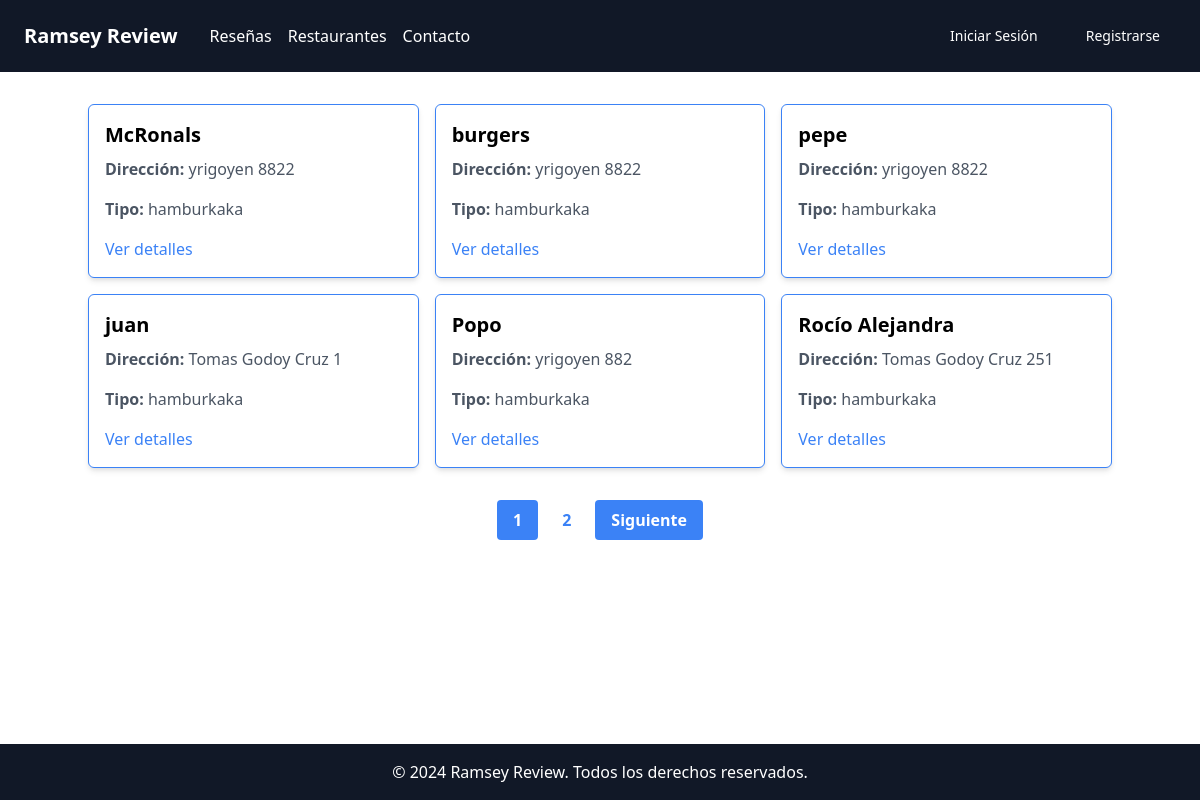
Before: /restaurantes/ with the older database file.
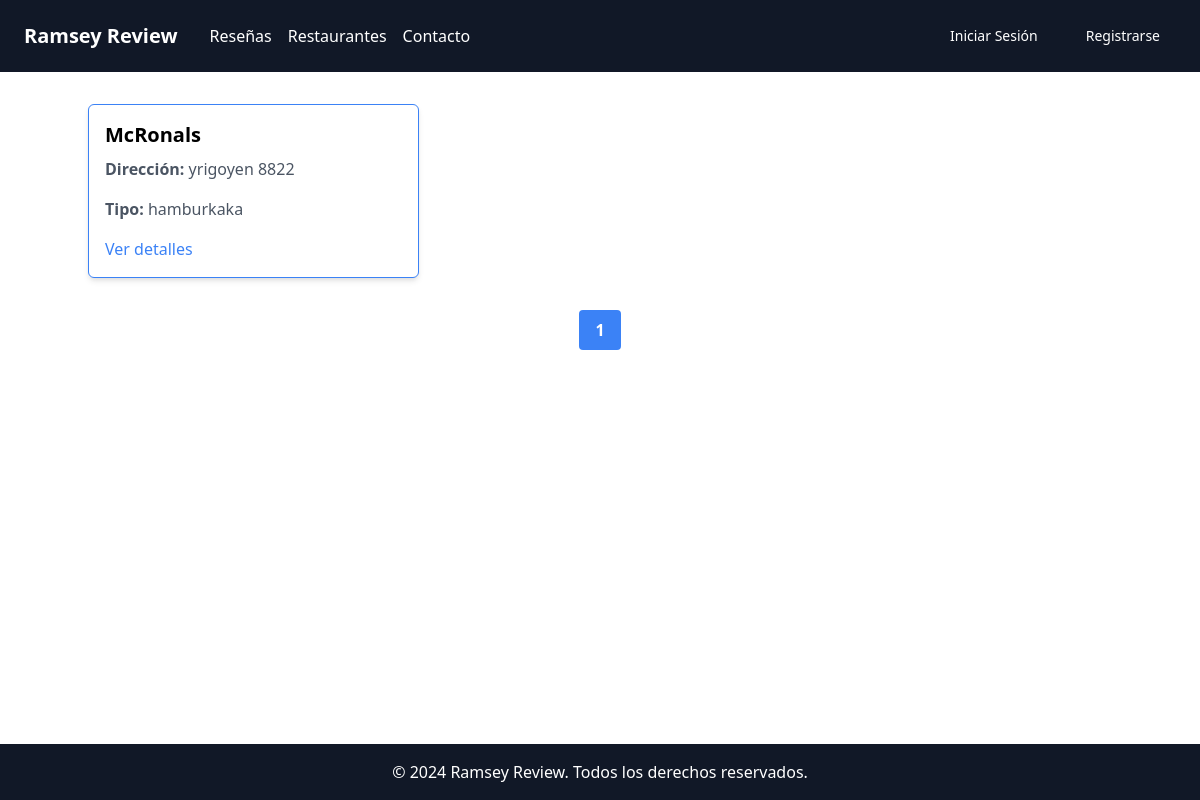
After: the same page with the newer database file.
### apps/Restaurantes/models.py (models this page shows, shortened)
class Restaurante(models.Model):
    nombre = models.CharField(max_length=100)
    direccion = models.CharField(max_length=100)
    horario = models.CharField(max_length=100)
    tipo = models.CharField(max_length=50)

### apps/Restaurantes/views.py (the view)
# urls.py: path('',ListViewRestaurante.as_view(), name='list_restaurante'),
class ListViewRestaurante(ListView):
    model = Restaurante
    template_name = 'list_restaurante.html'
    paginate_by = 6

### apps/Restaurantes/templates/list_restaurante.html (shortened to what this page needs)
{% extends 'base.html' %}
{% block content %}
<div class="container mx-auto mt-8 flex-grow flex flex-col">
    <div class="grid grid-cols-1 sm:grid-cols-2 md:grid-cols-3 gap-4 mb-8">
        {% for restaurante in object_list %}
        <div class="bg-white shadow-md rounded-md overflow-hidden border border-blue-500 p-4">
            <h2 class="text-xl font-bold mb-2">{{ restaurante.nombre }}</h2>
            <p class="text-gray-600 mb-4"><strong>Dirección:</strong> {{ restaurante.direccion }}</p>
            <p class="text-gray-600 mb-4"><strong>Tipo:</strong> {{ restaurante.tipo }}</p>
            <a href="{% url 'detail_restaurante' restaurante.pk %}" class="text-blue-500 hover:underline">Ver detalles</a>
        </div>
        {% endfor %}
    </div>
    <div class="mt-auto">
        <div class="flex justify-center pb-8">
            <div class="flex items-center space-x-2">
                {% for num in page_obj.paginator.page_range %}
                    {% if num == page_obj.number %}
                        <span class="bg-blue-500 text-white font-bold py-2 px-4 rounded">{{ num }}</span>
                    {% elif num > page_obj.number|add:'-2' and num < page_obj.number|add:'2' %}
                        <a href="?page={{ num }}" class="bg-white hover:bg-blue-500 hover:text-white text-blue-500 font-bold py-2 px-4 rounded">{{ num }}</a>
                    {% elif num == 1 %}
                        <a href="?page={{ num }}" class="bg-white hover:bg-blue-500 hover:text-white text-blue-500 font-bold py-2 px-4 rounded">{{ num }}</a>
                        {% if page_obj.number > 4 %}
                            <span class="font-bold py-2 px-4">...</span>
                        {% endif %}
                    {% elif num == page_obj.paginator.num_pages %}
                        {% if page_obj.number < page_obj.paginator.num_pages|add:'-3' %}
                            <span class="font-bold py-2 px-4">...</span>
                        {% endif %}
                        <a href="?page={{ num }}" class="bg-white hover:bg-blue-500 hover:text-white text-blue-500 font-bold py-2 px-4 rounded">{{ num }}</a>
                    {% endif %}
                {% endfor %}
                {% if page_obj.has_next %}
                <a href="?page={{ page_obj.next_page_number }}" class="bg-blue-500 hover:bg-blue-700 text-white font-bold py-2 px-4 rounded">Siguiente</a>
                {% endif %}
            </div>
        </div>
    </div>
</div>
{% endblock %}

### templates/base.html (shortened to what this page needs)
<!DOCTYPE html>
<html lang="en">
<head>
    <link href="https://cdn.jsdelivr.net/npm/tailwindcss@2.2.19/dist/tailwind.min.css" rel="stylesheet">
</head>
<body class="flex flex-col min-h-screen">
    <header class="bg-gray-900 text-white py-4 px-6 flex items-center justify-between">
        <div class="flex items-center">
            <a class="text-xl font-bold" href="{% url 'home' %}">
                Ramsey Review
            </a>
            <nav class="ml-8">
                <ul class="flex space-x-4">
                    <li>
                        <a class="hover:underline" href="{% url 'list_reseñas' %}">
                            Reseñas
                        </a>
                    </li>
                    <li>
                        <a class="hover:underline" href="{% url 'list_restaurante' %}">
                            Restaurantes
                        </a>
                    </li>
                    <li>
                        <a class="hover:underline" href="#">
                            Contacto
                        </a>
                    </li>
                </ul>
            </nav>
        </div>
        <div class="flex items-center">
            {% if user.is_authenticated %}
                <form action="{% url 'custom_logout' %}" method="post">
                    {% csrf_token %}
                    <button type="submit" class="inline-flex items-center justify-center whitespace-nowrap rounded-md text-sm font-medium ring-offset-background transition-colors focus-visible:outline-none focus-visible:ring-2 focus-visible:ring-ring focus-visible:ring-offset-2 disabled:pointer-events-none disabled:opacity-50 bg-primary text-primary-foreground hover:bg-primary/90 h-10 px-4 py-2">
                        Cerrar Sesión
                    </button>
                </form>
            {% else %}
                <a href="{% url 'custom_login' %}" class="inline-flex items-center justify-center whitespace-nowrap rounded-md text-sm font-medium ring-offset-background transition-colors focus-visible:outline-none focus-visible:ring-2 focus-visible:ring-ring focus-visible:ring-offset-2 disabled:pointer-events-none disabled:opacity-50 bg-primary text-primary-foreground hover:bg-primary/90 h-10 px-4 py-2 ml-4">
                    Iniciar Sesión
                </a>
                <a href="{% url 'registro' %}" class="inline-flex items-center justify-center whitespace-nowrap rounded-md text-sm font-medium ring-offset-background transition-colors focus-visible:outline-none focus-visible:ring-2 focus-visible:ring-ring focus-visible:ring-offset-2 disabled:pointer-events-none disabled:opacity-50 bg-primary text-primary-foreground hover:bg-primary/90 h-10 px-4 py-2 ml-4">
                    Registrarse
                </a>
            {% endif %}
        </div>
    </header>
    <main class="flex-grow">
        {% block content %}
        {% endblock %}
    </main>
    <footer class="bg-gray-900 text-white py-4 px-6 text-center">
        <p>© 2024 Ramsey Review. Todos los derechos reservados.</p>
    </footer>
</body>
</html>

Changed rows visible on the page:
removed Restaurante: nombre "burgers", direccion "yrigoyen 8822", tipo "hamburkaka"
removed Restaurante: nombre "pepe", direccion "yrigoyen 8822", tipo "hamburkaka"
removed Restaurante: nombre "juan", direccion "Tomas Godoy Cruz 1", tipo "hamburkaka"
removed Restaurante: nombre "Popo", direccion "yrigoyen 882", tipo "hamburkaka"
removed Restaurante: nombre "Rocío Alejandra", direccion "Tomas Godoy Cruz 251", tipo "hamburkaka"
Other visible differences:
list line gone: "2"
text no longer shown: "Siguiente"
